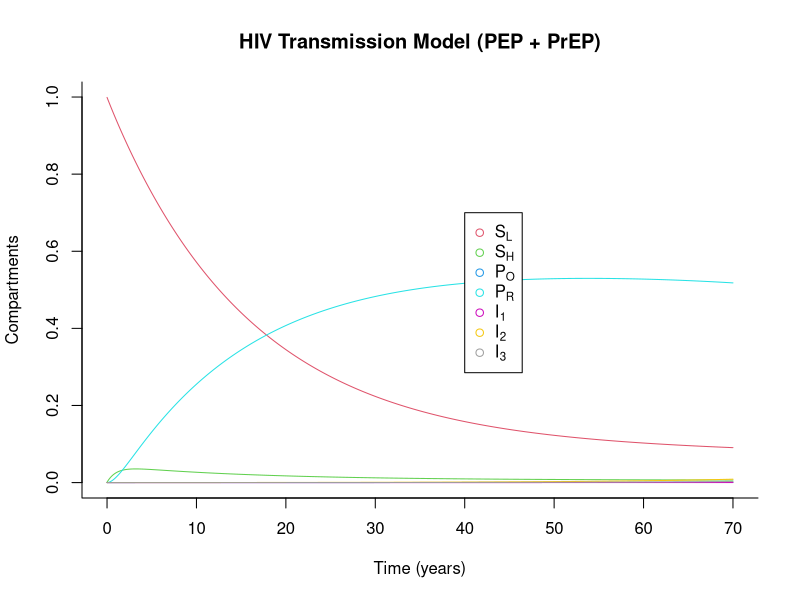

Write R code to recreate this figure.
library(deSolve)
sir <- function(time, state, parameters) {
  with(as.list(c(state, parameters)), {
    lambdaL = betaL * (theta1 * I1 + theta2 * I2 + theta3 * I3)/(SL+SH+PO+PR+I1+I2+I3)
    lambdaH = betaH * (theta1 * I1 + theta2 * I2 + theta3 * I3)/(SL+SH+PO+PR+I1+I2+I3)
    lambdaR = betaR * (theta1 * I1 + theta2 * I2 + theta3 * I3)/(SL+SH+PO+PR+I1+I2+I3)
    dSL <- Lambda * (SL+SH+PO+PR+I1+I2+I3) + WHL * SH + phiL * PO - (lambdaL + WLH + mu) * SL
    dSH <- WHL * SL + phiH * PO + phiR * PR - (lambdaH + WHL + tauR + mu) * SH
    dPO <- lambdaL * PL * SL + lambdaH * PH * SH - (sigmaO1 + phiL + phiH + WOR + mu) * PO
    dPR <- tauR * SH + WOR * PO - (lambdaR + phiR + mu) * PR
    dI1 <- lambdaL * (1 - PL) * SL + lambdaH * (1 - PH) * SH + sigmaO1 * PO + lambdaR *PR - (sigma12 + mu) * I1 
    dI2 <- sigma12 * I1 - (sigma23 + mu) * I2
    dI3 <- sigma23 * I2 - (mud + mu) * I3
    return(list(c(dSL, dSH, dPO, dPR, dI1, dI2, dI3)))
  })
}

init <- c(SL = 0.999, SH = 0.0009, PO = 0, PR = 0, I1 = 0.000001, I2 = 0.000059, I3 = 0.00004)
parameters <- c(Lambda = 0.00817, mu = 0.00747, mud = 0.0909, WLH = 0.06, WHL = 0.04, WOR = 0.001, 
                sigmaO1 = 0.023, sigma12 = 8.67, sigma23 = 0.05, PL = 0.5, PH = 0.5, phiL = 0.05, phiH = 1/24, tauR = 0.9, phiR = 0.005,
                betaL = 0.25, betaH = 1.25, betaR = 0.125, theta1 = 1, theta2 = 0.43, theta3 = 1.5)
times <- seq(0, 70, by = 0.1)
out <- as.data.frame(ode(y = init, times = times, func = sir, parms = parameters))
out$time <- NULL
head(out, 10)

matplot(times, out, type = "l", xlab = "Time (years)", ylab = "Compartments", main = "HIV Transmission Model (PEP + PrEP)", lwd = 1, lty = 1, bty = "l", col = 2:8)
legend(40, 0.7, c(expression(S[L]), expression(S[H]), expression(P[O]), expression(P[R]), expression(I[1]), expression(I[2]), expression(I[3])), pch = 1, col = 2:8)
